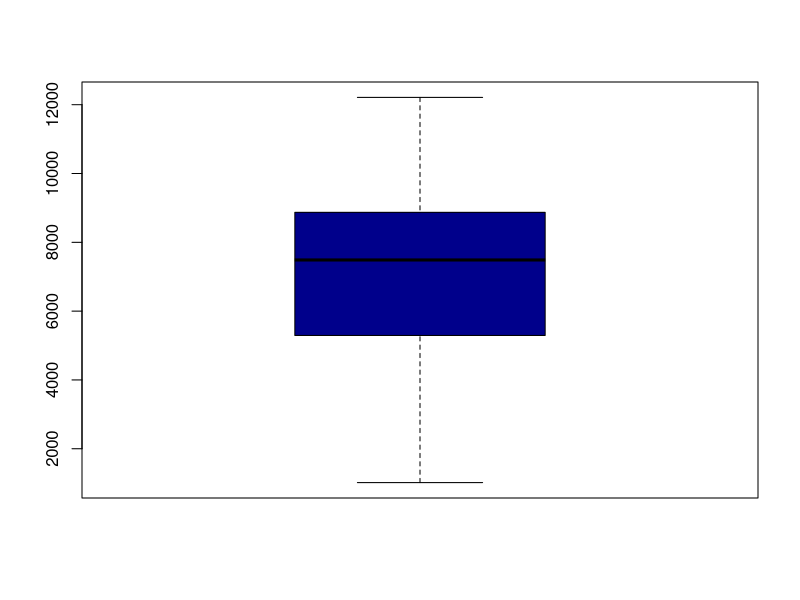
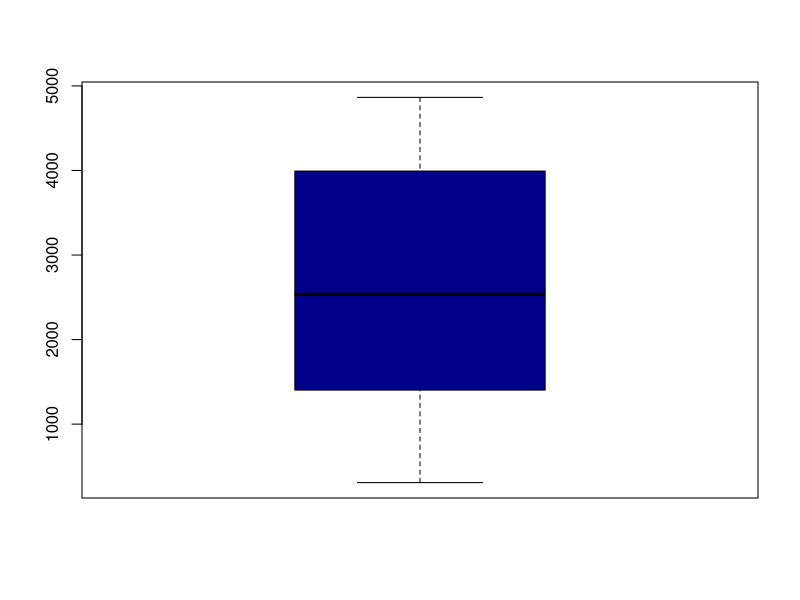
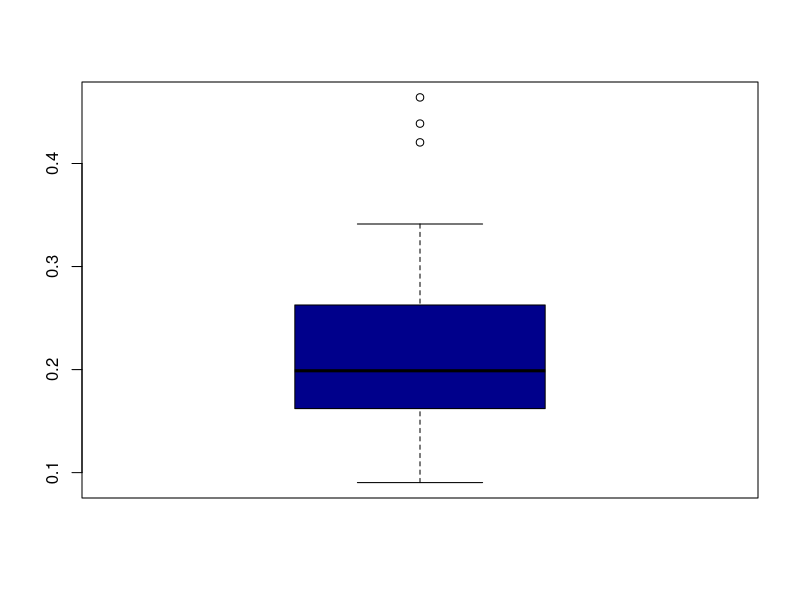
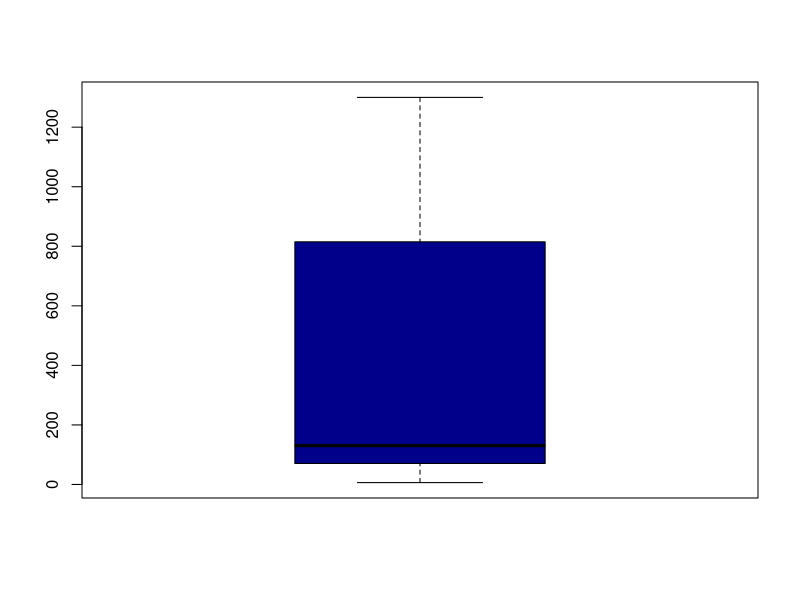
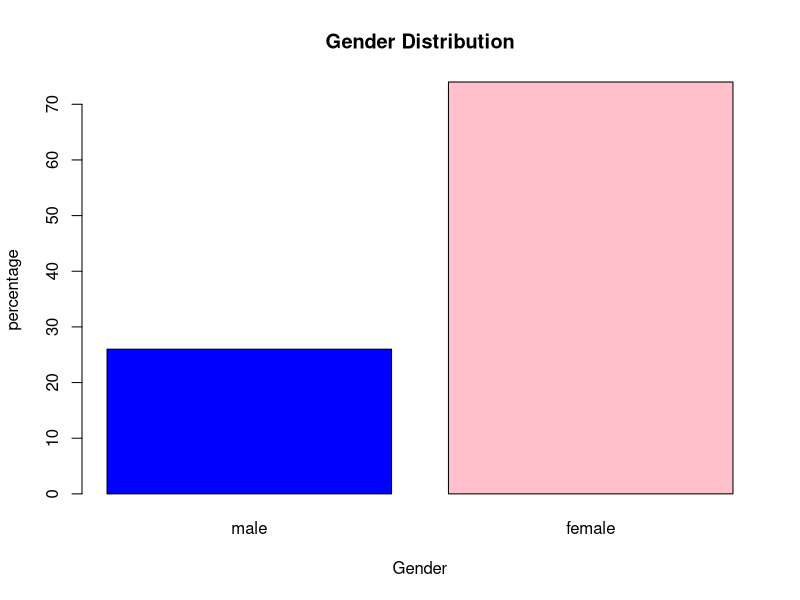
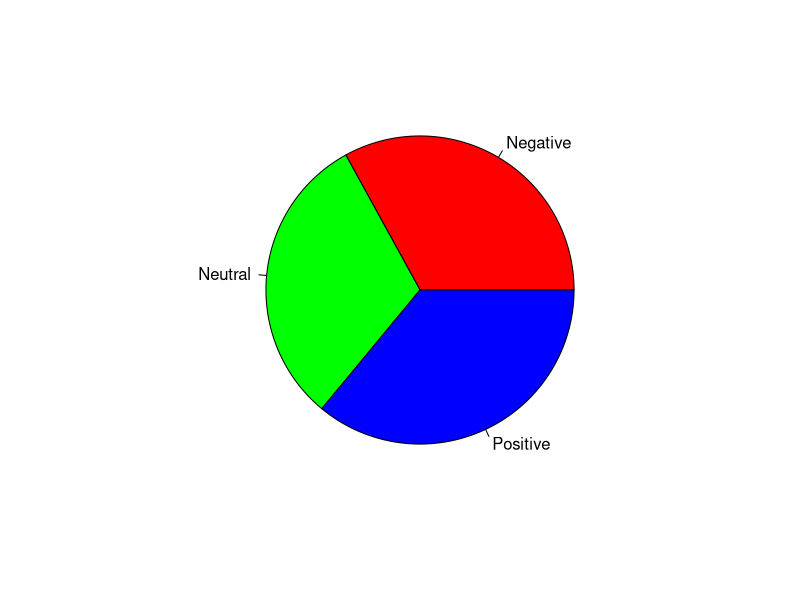

Here is the R script that generated these plots, in order:
#----------------------------------------Question 1------------------------------------

#a
df <- datasets::rock #loading the data set
print(df)


#b

#-------------area----------------

boxplot(
  df$area,
  col = "darkblue"
)

mean(df$area)
q = quantile(df$area, probs = c(0.25, 0.75))
Q1 = q[1]
Q3 = q[2]
print(Q1)
print(Q3)

#mean value of the area is 7187.729
#First quantile of the area is 5305.25
#Third quantile of the area is 8869.5 



#-----------------peri---------------------
boxplot(
  df$peri,
  col = "darkblue"
)

mean(df$peri)
q = quantile(df$peri, probs = c(0.25, 0.75))
Q1 = q[1]
Q3 = q[2]
print(Q1)
print(Q3)

#mean value of the peri is 682.212
#First quantile of the peri is 1414.907 
#Third quantile of the peri is 3989.523 

#------------------------shape---------------------
boxplot(
  df$shape,
  col = "darkblue"
)

mean(df$shape)
q = quantile(df$shape, probs = c(0.25, 0.75))
Q1 = q[1]
Q3 = q[2]
print(Q1)
print(Q3)

#mean value of the shape is 0.2181104
#First quantile of the shape is 0.1622618 
#Third quantile of the shape is 0.26267 

#-----------perm-------------------

boxplot(
  df$perm,
  col = "darkblue"
)

mean(df$perm)
q = quantile(df$perm, probs = c(0.25, 0.75))
Q1 = q[1]
Q3 = q[2]
print(Q1)
print(Q3)

#mean value of the perm is 415.45
#First quantile of the perm is 76.45 
#Third quantile of the perm is 777.5 


#c


#d




#--------------------------------------Question 2---------------------------------------

#creation of the dataset
num_customers <- 100

# Customer IDs
customer_ids <- seq(101, 200)

# Gender
gender <- sample(c("Male", "Female"), num_customers, replace = TRUE, prob = c(1, 3))

# Shopping frequency
shopping_frequency <- sample(c("First time", "Once a week", "Once a month"), num_customers, replace = TRUE, prob = c(1, 1, 2))

# Customer satisfaction levels
satisfaction_levels <- sample(c("Positive", "Neutral", "Negative"), num_customers, replace = TRUE)

# Create a data frame
shopping_data <- data.frame(
  CustomerID = customer_ids,
  Gender = gender,
  ShoppingFrequency = shopping_frequency,
  SatisfactionLevel = satisfaction_levels
)


#a
head(shopping_data)
tail(shopping_data)

#b

genderFrequencies <- table(shopping_data$Gender)

maleCount <- genderFrequencies["Male"]
femaleCount <- genderFrequencies["Female"]

genderNames <- c("male", "female")
genderCount <- c(maleCount, femaleCount) 

barplot(
  genderCount,
  names.arg = genderNames,
  xlab = "Gender",
  ylab = "percentage",
  main = "Gender Distribution",
  col = c("blue", "pink")
)

#c

satisfactionFrequencies <- table(shopping_data$SatisfactionLevel)

negativeCount <- satisfactionFrequencies['Negative']
neutralCount <- satisfactionFrequencies['Neutral']
positiveCount <- satisfactionFrequencies['Positive']

satisfactionTypes <- c("Negative", "Neutral", "Positive")
satisfactionCount <- c(negativeCount, neutralCount, positiveCount)

pie(
  satisfactionCount,
  labels = satisfactionTypes,
  col = c("red", "green", "blue")
)
